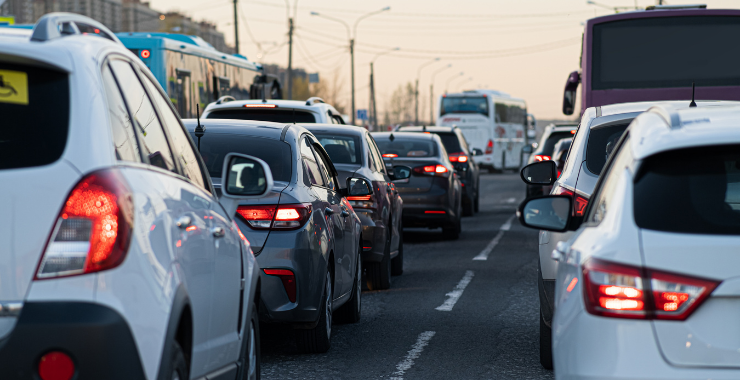
#> input picture OpenCV Uygulamalar/trafik-stok.png, 740 x 380 px, found by its file name
$ python TextOverlay.py
#> lines starting #> are read from the running program, lines starting #| are printed output that depends on the picture; after the words box and inside, x2 and y2 are one past the last pixel; in counts of white or black regions, pixels touching at a corner belong together
import cv2

image = cv2.imread(r"C:\Users\MUSA\Desktop\OpenCV Uygulamalar\trafik-stok.png")
#> image is the input picture: shape (380, 740, 3); mean B, G, R 118.5, 111.9, 108.9

# Metin Ekleyelim
font = cv2.FONT_HERSHEY_SIMPLEX
cv2.putText(image, "Hiz sinirini asmayin", (250,60), font, 1, (255, 0, 0), 2, cv2.LINE_AA)
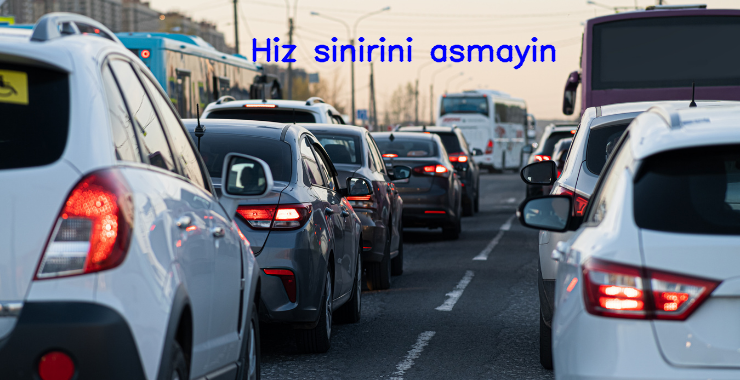
#> image: shape (380, 740, 3); 1.18% of pixels changed, all inside (x1, y1, x2, y2) = (252, 37, 556, 70)

cv2.imshow("Metinli Görüntü", image)

cv2.waitKey(0)
cv2.destroyAllWindows()
